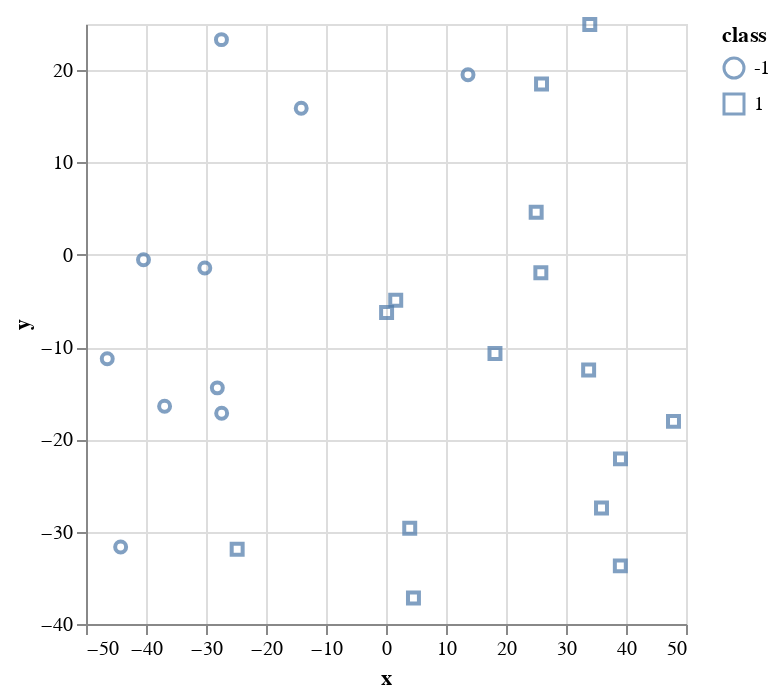

This figure's notebook cell:
### Code cell
alt.Chart(training_df).mark_point().encode(
    x='x',
    y='y',
    shape="class"
)

### Figure 1 — Vega-Lite specification as saved in the notebook (floating-point values rounded to 4 significant figures)
{"$schema": "https://vega.github.io/schema/vega-lite/v1.2.1.json", "data": {"values": [{"class": 1, "x": -24.81, "y": -31.91}, {"class": -1, "x": -40.42, "y": -0.5427}, {"class": -1, "x": -28.11, "y": -14.42}, {"class": 1, "x": 35.92, "y": -27.43}, {"class": 1, "x": 39.08, "y": -22.11}, {"class": 1, "x": 47.91, "y": -18.05}, {"class": -1, "x": -14.13, "y": 15.88}, {"class": -1, "x": -30.2, "y": -1.439}, {"class": 1, "x": 25.03, "y": 4.611}, {"class": 1, "x": 25.92, "y": 18.5}, {"class": 1, "x": 25.81, "y": -1.94}, {"class": 1, "x": 33.77, "y": -12.49}, {"class": 1, "x": 1.622, "y": -4.919}, {"class": 1, "x": 39.05, "y": -33.7}, {"class": 1, "x": 3.954, "y": -29.62}, {"class": -1, "x": 13.67, "y": 19.51}, {"class": 1, "x": 4.576, "y": -37.19}, {"class": 1, "x": 18.16, "y": -10.7}, {"class": -1, "x": -27.42, "y": 23.31}, {"class": 1, "x": 0.09868, "y": -6.25}, {"class": -1, "x": -44.23, "y": -31.66}, {"class": -1, "x": -46.46, "y": -11.26}, {"class": -1, "x": -36.9, "y": -16.42}, {"class": 1, "x": 33.96, "y": 24.95}, {"class": -1, "x": -27.39, "y": -17.18}]}, "encoding": {"shape": {"field": "class", "type": "quantitative"}, "x": {"field": "x", "type": "quantitative"}, "y": {"field": "y", "type": "quantitative"}}, "mark": "point"}
